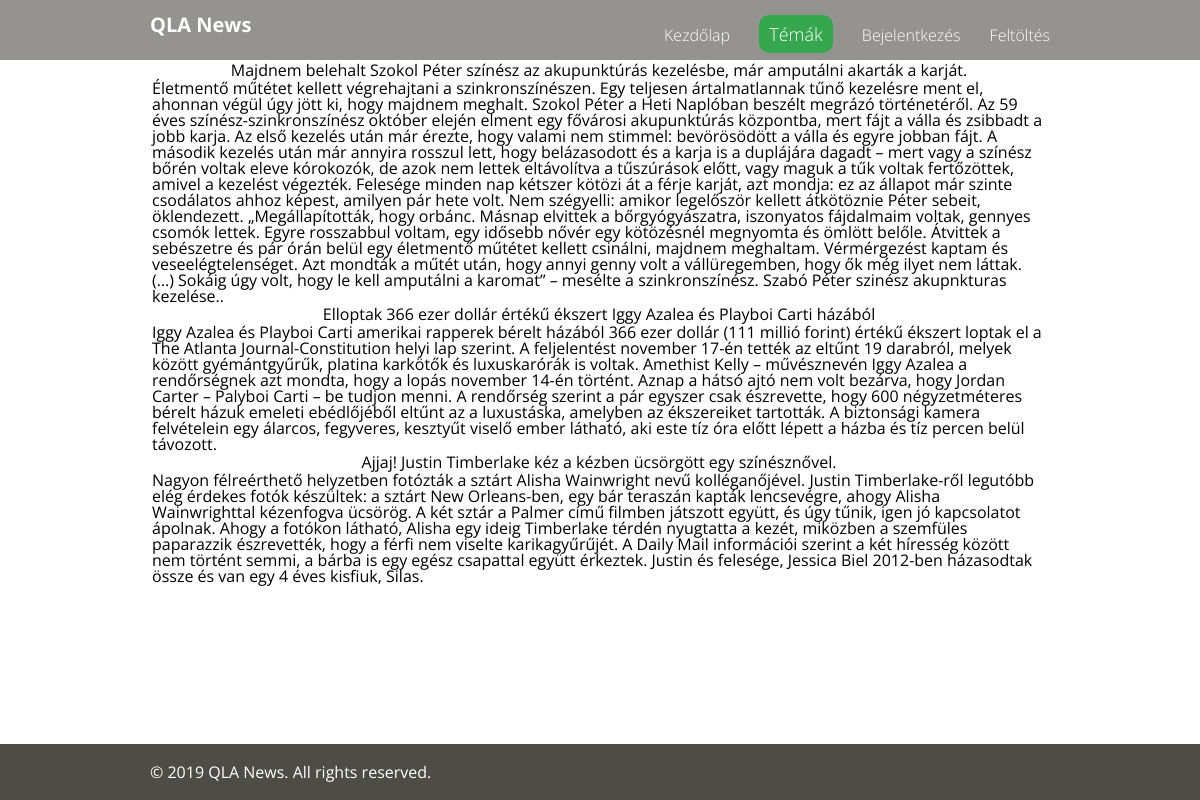
The app's page /?p=celebrity with its own data.
### tables this page shows
CREATE TABLE IF NOT EXISTS `celebrity` (
  `id` int(100) NOT NULL AUTO_INCREMENT,
    `title` varchar(255) NOT NULL,
`content` text NOT NULL,
`img` BLOB,
  PRIMARY KEY (`id`)
);

### views/celebrity.php (the view, shortened to what this page needs)
<link rel="stylesheet" href="css/views.css"  >
<?php include_once "_header.php"; ?>
<table>
	<?php
$conn=mysqli_connect("localhost","root","","hirek");
$conn->set_charset('utf8');
	$sql ="SELECT title, content FROM celebrity";
	$result = $conn -> query($sql);
	if($result-> num_rows >0){
		while($row = $result->fetch_assoc()){
			echo "<tr><th>".$row["title"] . "</th></tr><tr><td>" . $row["content"]."<td></tr>";
		}
		echo"</table>";
	} else {
		echo "0 eredmény";
	}
	?>
<?php include_once "_footer.php"; ?>

### css/app.css (style rules this page uses)
* { margin: 0; padding: 0; border: 0; font-size: 100%; font: inherit; vertical-align: baseline; box-sizing: border-box; }
html, body { width: 100%; height: 100%; line-height: 1; font-family: 'Open Sans', Arial, Helvetica, sans-serif; color: #000000; background: white; }
body { display: flex; flex-direction: column; }

### records on screen
celebrity: title "Majdnem belehalt Szokol Péter színész az akupunktúrás kezelésbe, már amputálni akarták a karját.", content "Életmentő műtétet kellett végrehajtani a szinkronszínészen. Egy teljesen ártalmatlannak tűnő kezelésre ment el, ahonnan végül úgy jött ki, hogy majdnem meghalt. Szokol Péter a Heti Naplóban beszélt megrázó történetéről. Az 59 éves színész-szinkronszínész október elején elment egy fővárosi akupunktúrás központba, mert fájt a válla és zsibbadt a jobb karja. Az első kezelés után már érezte, hogy valami nem stimmel: bevörösödött a válla és egyre jobban fájt. A második kezelés után már annyira rosszul lett, hogy belázasodott és a karja is a duplájára dagadt – mert vagy a színész bőrén voltak eleve kórokozók, de azok nem lettek eltávolítva a tűszúrások előtt, vagy maguk a tűk voltak fertőzöttek,…"
celebrity: title "Elloptak 366 ezer dollár értékű ékszert Iggy Azalea és Playboi Carti házából", content "Iggy Azalea és Playboi Carti amerikai rapperek bérelt házából 366 ezer dollár (111 millió forint) értékű ékszert loptak el a The Atlanta Journal-Constitution helyi lap szerint. A feljelentést november 17-én tették az eltűnt 19 darabról, melyek között gyémántgyűrűk, platina karkötők és luxuskarórák is voltak. Amethist Kelly – művésznevén Iggy Azalea a rendőrségnek azt mondta, hogy a lopás november 14-én történt. Aznap a hátsó ajtó nem volt bezárva, hogy Jordan Carter – Palyboi Carti – be tudjon menni. A rendőrség szerint a pár egyszer csak észrevette, hogy 600 négyzetméteres bérelt házuk emeleti ebédlőjéből eltűnt az a luxustáska, amelyben az ékszereiket tartották. A biztonsági kamera…"
celebrity: title "Ajjaj! Justin Timberlake kéz a kézben ücsörgött egy színésznővel.", content "Nagyon félreérthető helyzetben fotózták a sztárt Alisha Wainwright nevű kolléganőjével. Justin Timberlake-ről legutóbb elég érdekes fotók készültek: a sztárt New Orleans-ben, egy bár teraszán kapták lencsevégre, ahogy Alisha Wainwrighttal kézenfogva ücsörög. A két sztár a Palmer című filmben játszott együtt, és úgy tűnik, igen jó kapcsolatot ápolnak. Ahogy a fotókon látható, Alisha egy ideig Timberlake térdén nyugtatta a kezét, miközben a szemfüles paparazzik észrevették, hogy a férfi nem viselte karikagyűrűjét. A Daily Mail információi szerint a két híresség között nem történt semmi, a bárba is egy egész csapattal együtt érkeztek. Justin és felesége, Jessica Biel 2012-ben házasodtak össze…"
